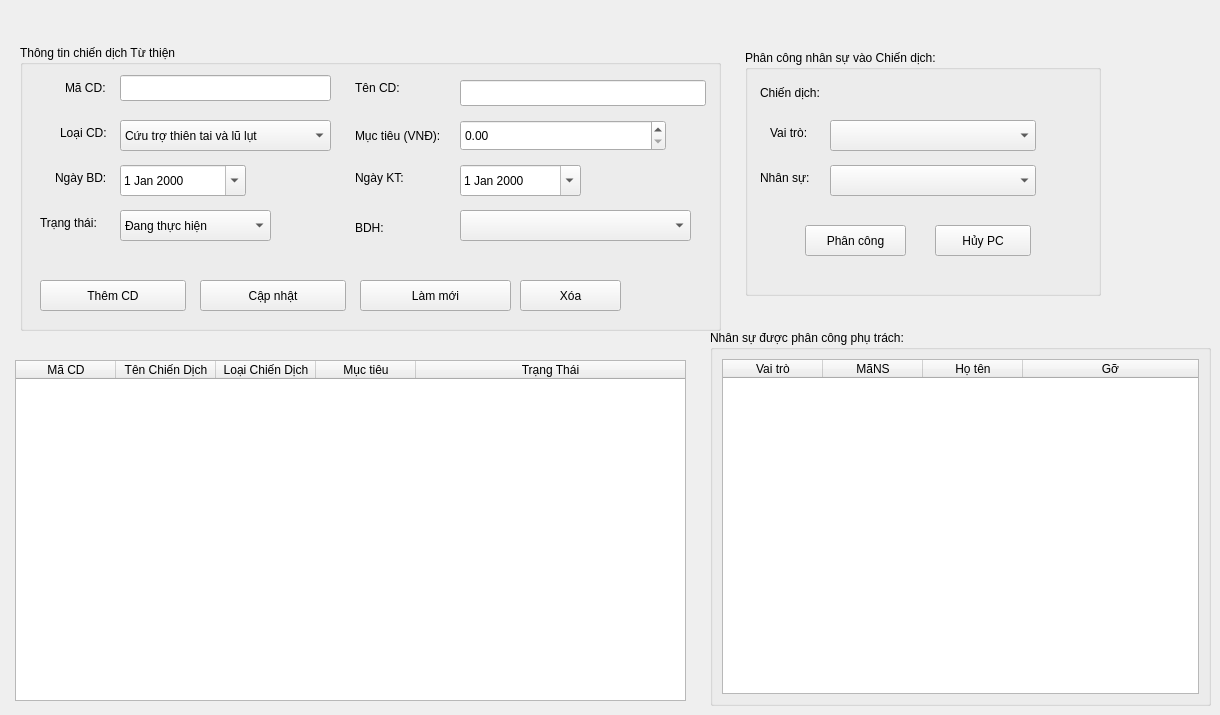
      <widget class="QWidget" name="tabChienDich">
       <property name="contextMenuPolicy">
        <enum>Qt::DefaultContextMenu</enum>
       </property>
       <attribute name="title">
        <string>1. Quản lý Chiến dịch &amp; Phân công</string>
       </attribute>
       <widget class="QGroupBox" name="grpChienDich">
        <property name="geometry">
         <rect>
          <x>20</x>
          <y>45</y>
          <width>701</width>
          <height>286</height>
         </rect>
        </property>
        <property name="title">
         <string>Thông tin chiến dịch Từ thiện</string>
        </property>
        <widget class="QLabel" name="label">
         <property name="geometry">
          <rect>
           <x>45</x>
           <y>30</y>
           <width>56</width>
           <height>26</height>
          </rect>
         </property>
         <property name="text">
          <string>Mã CD:</string>
         </property>
        </widget>
        <widget class="QLineEdit" name="txtMaCD">
         <property name="geometry">
          <rect>
           <x>100</x>
           <y>30</y>
           <width>211</width>
           <height>26</height>
          </rect>
         </property>
        </widget>
        <widget class="QLabel" name="label_2">
         <property name="geometry">
          <rect>
           <x>335</x>
           <y>35</y>
           <width>55</width>
           <height>16</height>
          </rect>
         </property>
         <property name="text">
          <string>Tên CD:</string>
         </property>
        </widget>
        <widget class="QLineEdit" name="txtTenCD">
         <property name="geometry">
          <rect>
           <x>440</x>
           <y>35</y>
           <width>246</width>
           <height>26</height>
          </rect>
         </property>
        </widget>
        <widget class="QLabel" name="label_3">
         <property name="geometry">
          <rect>
           <x>40</x>
           <y>80</y>
           <width>55</width>
           <height>16</height>
          </rect>
         </property>
         <property name="text">
          <string>Loại CD:</string>
         </property>
        </widget>
        <widget class="QLabel" name="label_4">
         <property name="geometry">
          <rect>
           <x>335</x>
           <y>80</y>
           <width>101</width>
           <height>21</height>
          </rect>
         </property>
         <property name="text">
          <string>Mục tiêu (VNĐ):</string>
         </property>
        </widget>
        <widget class="QComboBox" name="cboLoaiCD">
         <property name="geometry">
          <rect>
           <x>100</x>
           <y>75</y>
           <width>211</width>
           <height>31</height>
          </rect>
         </property>
         <item>
          <property name="text">
           <string>Cứu trợ thiên tai và lũ lụt</string>
          </property>
         </item>
         <item>
          <property name="text">
           <string>Y tế và Sức khỏe cộng đồng</string>
          </property>
         </item>
         <item>
          <property name="text">
           <string>Giáo dục và Trẻ em</string>
          </property>
         </item>
         <item>
          <property name="text">
           <string>An sinh xã hội, bữa ăn 0 đ</string>
          </property>
         </item>
         <item>
          <property name="text">
           <string>Xây cầu và hạ tầng dân sinh</string>
          </property>
         </item>
        </widget>
        <widget class="QDoubleSpinBox" name="spnMucTieu">
         <property name="geometry">
          <rect>
           <x>440</x>
           <y>75</y>
           <width>206</width>
           <height>31</height>
          </rect>
         </property>
         <property name="maximum">
          <double>99999999999999.000000000000000</double>
         </property>
        </widget>
        <widget class="QLabel" name="label_5">
         <property name="geometry">
          <rect>
           <x>35</x>
           <y>125</y>
           <width>56</width>
           <height>16</height>
          </rect>
         </property>
         <property name="text">
          <string>Ngày BD: </string>
         </property>
        </widget>
        <widget class="QDateEdit" name="dtNgayBD">
         <property name="geometry">
          <rect>
           <x>100</x>
           <y>120</y>
           <width>126</width>
           <height>31</height>
          </rect>
         </property>
         <property name="calendarPopup">
          <bool>true</bool>
         </property>
        </widget>
        <widget class="QLabel" name="label_6">
         <property name="geometry">
          <rect>
           <x>335</x>
           <y>125</y>
           <width>55</width>
           <height>16</height>
          </rect>
         </property>
         <property name="text">
          <string>Ngày KT:</string>
         </property>
        </widget>
        <widget class="QDateEdit" name="dtNgayKT">
         <property name="geometry">
          <rect>
           <x>440</x>
           <y>120</y>
           <width>121</width>
           <height>31</height>
          </rect>
         </property>
         <property name="calendarPopup">
          <bool>true</bool>
         </property>
        </widget>
        <widget class="QLabel" name="label_7">
         <property name="geometry">
          <rect>
           <x>20</x>
           <y>170</y>
           <width>71</width>
           <height>16</height>
          </rect>
         </property>
         <property name="text">
          <string>Trạng thái:</string>
         </property>
        </widget>
        <widget class="QComboBox" name="cboTrangThai">
         <property name="geometry">
          <rect>
           <x>100</x>
           <y>165</y>
           <width>151</width>
           <height>31</height>
          </rect>
         </property>
         <item>
          <property name="text">
           <string>Đang thực hiện</string>
          </property>
         </item>
         <item>
          <property name="text">
           <string>Hoàn thành</string>
          </property>
         </item>
         <item>
          <property name="text">
           <string>Tạm dừng</string>
          </property>
         </item>
        </widget>
        <widget class="QPushButton" name="btnThemCD">
         <property name="geometry">
          <rect>
           <x>20</x>
           <y>235</y>
           <width>146</width>
           <height>31</height>
          </rect>
         </property>
         <property name="text">
          <string>Thêm CD</string>
         </property>
        </widget>
        <widget class="QPushButton" name="btnCapNhat">
         <property name="geometry">
          <rect>
           <x>180</x>
           <y>235</y>
           <width>146</width>
           <height>31</height>
          </rect>
         </property>
         <property name="text">
          <string>Cập nhật</string>
         </property>
        </widget>
        <widget class="QPushButton" name="btnLamMoi">
         <property name="geometry">
          <rect>
           <x>340</x>
           <y>235</y>
           <width>151</width>
           <height>31</height>
          </rect>
         </property>
         <property name="text">
          <string>Làm mới</string>
         </property>
        </widget>
        <widget class="QLabel" name="label_35">
         <property name="geometry">
          <rect>
           <x>335</x>
           <y>175</y>
           <width>55</width>
           <height>16</height>
          </rect>
         </property>
         <property name="text">
          <string>BDH:</string>
         </property>
        </widget>
        <widget class="QComboBox" name="cboBDHQuanLy">
         <property name="geometry">
          <rect>
           <x>440</x>
           <y>165</y>
           <width>231</width>
           <height>31</height>
          </rect>
         </property>
        </widget>
        <widget class="QPushButton" name="btnXoa">
         <property name="geometry">
          <rect>
           <x>500</x>
           <y>235</y>
           <width>101</width>
           <height>31</height>
          </rect>
         </property>
         <property name="text">
          <string>Xóa</string>
         </property>
        </widget>
       </widget>
       <widget class="QGroupBox" name="grpPhanCong">
        <property name="geometry">
         <rect>
          <x>710</x>
          <y>330</y>
          <width>501</width>
          <height>376</height>
         </rect>
        </property>
        <property name="title">
         <string>Nhân sự được phân công phụ trách:</string>
        </property>
        <layout class="QVBoxLayout" name="verticalLayout">
         <item>
          <widget class="QTableWidget" name="tblPhanCong">
           <attribute name="horizontalHeaderStretchLastSection">
            <bool>true</bool>
           </attribute>
           <column>
            <property name="text">
             <string>Vai trò</string>
            </property>
           </column>
           <column>
            <property name="text">
             <string>MãNS</string>
            </property>
           </column>
           <column>
            <property name="text">
             <string>Họ tên</string>
            </property>
           </column>
           <column>
            <property name="text">
             <string>Gỡ</string>
            </property>
           </column>
          </widget>
         </item>
        </layout>
       </widget>
       <widget class="QTableWidget" name="tblChienDich">
        <property name="geometry">
         <rect>
          <x>15</x>
          <y>360</y>
          <width>671</width>
          <height>341</height>
         </rect>
        </property>
        <attribute name="horizontalHeaderStretchLastSection">
         <bool>true</bool>
        </attribute>
        <attribute name="verticalHeaderCascadingSectionResizes">
         <bool>false</bool>
        </attribute>
        <attribute name="verticalHeaderStretchLastSection">
         <bool>false</bool>
        </attribute>
        <column>
         <property name="text">
          <string>Mã CD</string>
         </property>
        </column>
        <column>
         <property name="text">
          <string>Tên Chiến Dịch</string>
         </property>
        </column>
        <column>
         <property name="text">
          <string>Loại Chiến Dịch</string>
         </property>
        </column>
        <column>
         <property name="text">
          <string>Mục tiêu</string>
         </property>
        </column>
        <column>
         <property name="text">
          <string>Trạng Thái</string>
         </property>
        </column>
       </widget>
       <widget class="QGroupBox" name="grpPhanCongNS">
        <property name="geometry">
         <rect>
          <x>745</x>
          <y>50</y>
          <width>356</width>
          <height>246</height>
         </rect>
        </property>
        <property name="title">
         <string>Phân công nhân sự vào Chiến dịch:</string>
        </property>
        <widget class="QLabel" name="label_36">
         <property name="geometry">
          <rect>
           <x>25</x>
           <y>75</y>
           <width>55</width>
           <height>16</height>
          </rect>
         </property>
         <property name="text">
          <string>Vai trò:</string>
         </property>
        </widget>
        <widget class="QComboBox" name="cboVaiTroPhanCong">
         <property name="geometry">
          <rect>
           <x>85</x>
           <y>70</y>
           <width>206</width>
           <height>31</height>
          </rect>
         </property>
        </widget>
        <widget class="QLabel" name="label_37">
         <property name="geometry">
          <rect>
           <x>15</x>
           <y>120</y>
           <width>55</width>
           <height>16</height>
          </rect>
         </property>
         <property name="text">
          <string>Nhân sự:</string>
         </property>
        </widget>
        <widget class="QComboBox" name="cboNhanSuRanh">
         <property name="geometry">
          <rect>
           <x>85</x>
           <y>115</y>
           <width>206</width>
           <height>31</height>
          </rect>
         </property>
        </widget>
        <widget class="QPushButton" name="btnPhanCong">
         <property name="geometry">
          <rect>
           <x>60</x>
           <y>175</y>
           <width>101</width>
           <height>31</height>
          </rect>
         </property>
         <property name="text">
          <string>Phân công</string>
         </property>
        </widget>
        <widget class="QPushButton" name="btnHuyPhanCong">
         <property name="geometry">
          <rect>
           <x>190</x>
           <y>175</y>
           <width>96</width>
           <height>31</height>
          </rect>
         </property>
         <property name="text">
          <string>Hủy PC</string>
         </property>
        </widget>
        <widget class="QLabel" name="label_38">
         <property name="geometry">
          <rect>
           <x>15</x>
           <y>35</y>
           <width>66</width>
           <height>16</height>
          </rect>
         </property>
         <property name="text">
          <string>Chiến dịch:</string>
         </property>
        </widget>
        <widget class="QLabel" name="labelCD">
         <property name="geometry">
          <rect>
           <x>90</x>
           <y>25</y>
           <width>251</width>
           <height>31</height>
          </rect>
         </property>
         <property name="text">
          <string/>
         </property>
        </widget>
       </widget>
      </widget>
